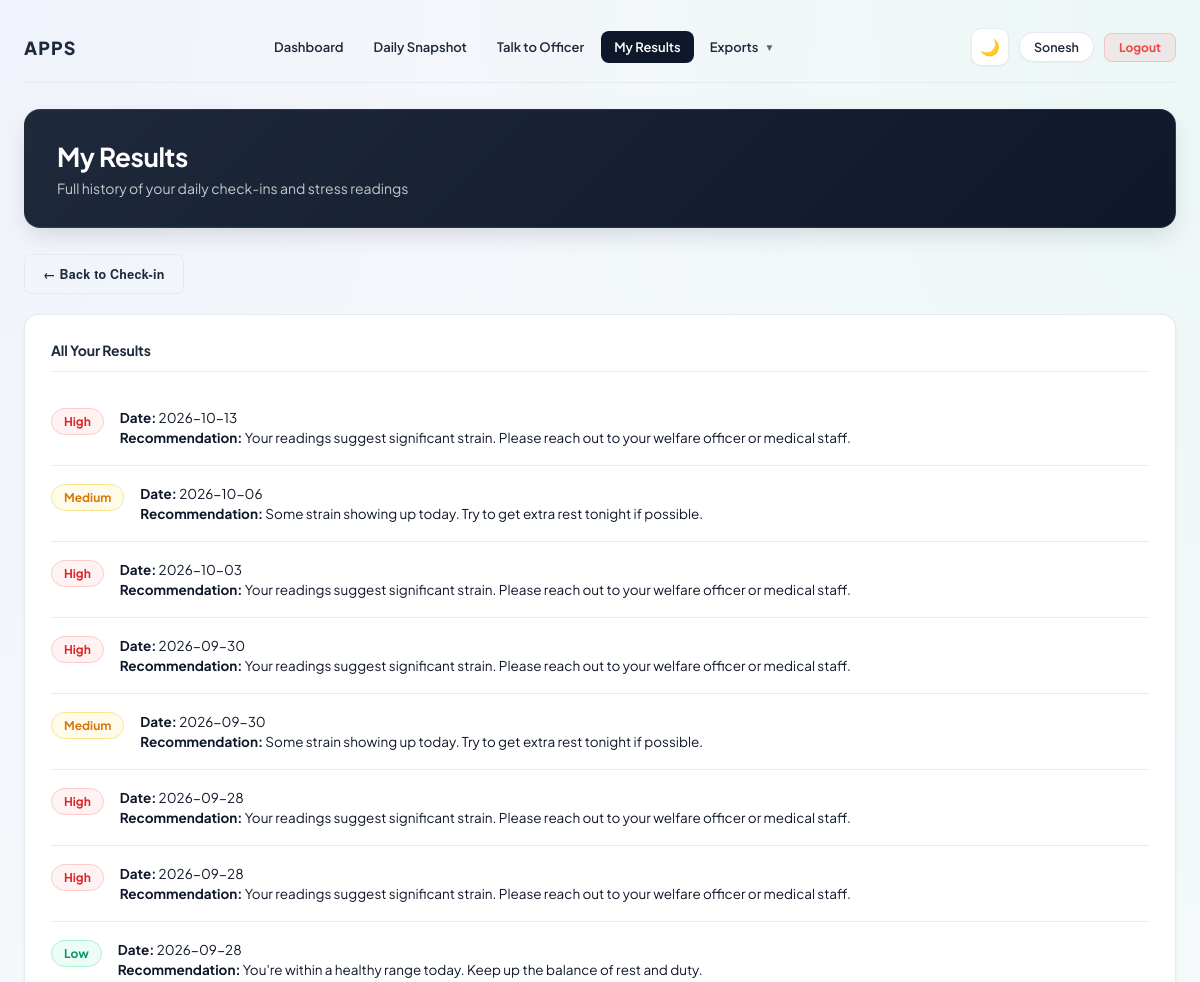
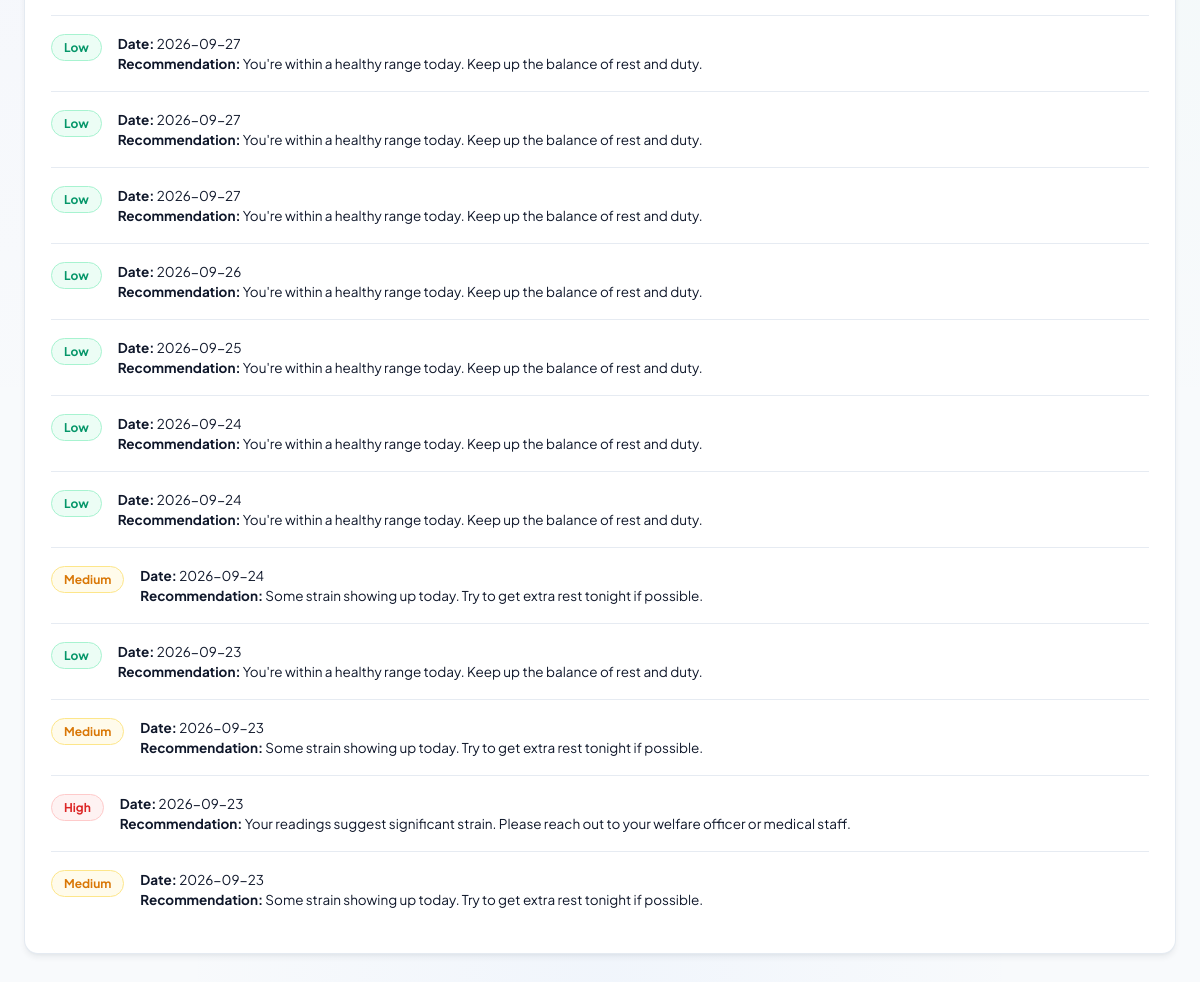
The app's page /results (signed in) with its own data (2 pictures, top to bottom).
### tables this page shows
CREATE TABLE DailyData (
            id INTEGER PRIMARY KEY AUTOINCREMENT,
            user_id INTEGER NOT NULL,
            date TEXT NOT NULL,
            sleep_hours REAL,
            duty_hours REAL,
            heart_rate INTEGER,
            mood_score INTEGER,
            stress_level TEXT,
            recommendation TEXT
        );

### app.py (the view)
@app.route("/results")
@role_required("personnel")
def results():
    conn = get_db()
    history = conn.execute(
        "SELECT * FROM DailyData WHERE user_id = ? ORDER BY date DESC, id DESC",
        (session["user_id"],)
    ).fetchall()
    conn.close()
    return render_template("results.html", user_name=session["user_name"], history=history)

### app.py (called while the page is built, shortened)
def get_db():
    conn = sqlite3.connect(DB_PATH, factory=SyncedConnection)
    conn.row_factory = sqlite3.Row
    return conn

def role_required(*roles):
    def decorator(view):
        @wraps(view)
        def wrapper(*args, **kwargs):
            if "user_id" not in session or session.get("role") not in roles:
                return redirect(url_for("login"))
            return view(*args, **kwargs)
        return wrapper
    return decorator

@app.before_request
def block_cross_site_posts():
    if request.method != "POST":
        return
    source = request.headers.get("Origin") or request.headers.get("Referer")
    if source:
        if urlparse(source).netloc != request.host:
            abort(403)

@app.after_request
def add_security_headers(resp):
    resp.headers.setdefault("X-Content-Type-Options", "nosniff")
    resp.headers.setdefault("X-Frame-Options", "SAMEORIGIN")
    resp.headers.setdefault("Referrer-Policy", "same-origin")
    if "user_id" in session:
        resp.headers["Cache-Control"] = "no-store"
    return resp

@app.context_processor
def inject_nav_counts():
    return {}

### templates/results.html (shortened to what this page needs)
<!DOCTYPE html>
<html lang="en">
<head>
<link rel="stylesheet" href="{{ url_for('static', filename='style.css') }}">
</head>
<body>
<div class="wrap">
  {% include "_header.html" %}
  <div class="welcome-banner">
    <h2>My Results</h2>
    <p>Full history of your daily check-ins and stress readings</p>
  </div>
  <div style="margin-bottom:20px;">
    <a href="/dashboard" style="display:inline-flex; align-items:center; gap:6px; padding:10px 18px; background:transparent; color:var(--steel-deep); border:1.5px solid var(--line); border-radius:7px; font-family:'Helvetica Neue', Arial, sans-serif; font-weight:600; font-size:12.5px; letter-spacing:0.02em; text-decoration:none; transition: background 0.2s ease, border-color 0.2s ease;" onmouseover="this.style.background='var(--card)'; this.style.borderColor='var(--steel-deep)';" onmouseout="this.style.background='transparent'; this.style.borderColor='var(--line)';">&larr; Back to Check-in</a>
  </div>
  <div class="card">
    <h3>All Your Results</h3>
    {% if history %}
      {% for entry in history %}
        <div class="result-entry">
          <span class="result-badge badge-{{ entry.stress_level|lower }}">{{ entry.stress_level }}</span>
          <div class="result-text">
            <p><b>Date:</b> {{ entry.date }}</p>
            <p><b>Recommendation:</b> {{ entry.recommendation }}</p>
          </div>
        </div>
      {% endfor %}
    {% endif %}
  </div>
</div>
</body>
</html>

### static/style.css (style rules this page uses)
:root { --ink: #0f172a; --paper: #f8fafc; --steel: #64748b; --steel-deep: #1e293b; --primary: #2563eb; --primary-hover: #1d4ed8; --signal-low: #10b981; --signal-med: #f59e0b; --signal-high: #ef4444; --line: rgba(226, 232, 240, 0.85); --card: #ffffff; --radius: 14px; --radius-sm: 9px; --shadow-sm: 0 1px 2px 0 rgba(0, 0, 0, 0.05); --shadow-md: 0 4px 6px -1px rgba(15, 23, 42, 0.07), 0 2px 4px -2px rgba(15, 23, 42, 0.05); --shadow-lg: 0 10px 25px -3px rgba(15, 23, 42, 0.08), 0 4px 6px -4px rgba(15, 23, 42, 0.04); }
* { box-sizing: border-box; }
html, body { margin: 0; padding: 0; scroll-behavior: smooth; }
body { background: radial-gradient(at 0% 0%, rgba(99, 102, 241, 0.05) 0px, transparent 50%), radial-gradient(at 100% 0%, rgba(16, 185, 129, 0.05) 0px, transparent 50%), radial-gradient(at 50% 100%, rgba(59, 130, 246, 0.04) 0px, transparent 50%), #f8fafc; background-attachment: fixed; color: var(--ink); font-family: 'Plus Jakarta Sans', -apple-system, BlinkMacSystemFont, 'Segoe UI', Roboto, Helvetica, Arial, sans-serif; min-height: 100vh; -webkit-font-smoothing: antialiased; -moz-osx-font-smoothing: grayscale; }
a { color: var(--primary); text-decoration: none; transition: color 0.15s ease; }
.wrap { width: 100%; max-width: 1240px; margin: 0 auto; padding: 28px 24px 80px; box-sizing: border-box; }
.card { background: #ffffff; border: 1px solid rgba(226, 232, 240, 0.9); border-radius: var(--radius); padding: 26px; box-shadow: var(--shadow-md); transition: box-shadow 0.2s ease; }
.card h3 { font-family: 'Plus Jakarta Sans', sans-serif; font-size: 14px; color: var(--steel-deep); margin: 0 0 18px; font-weight: 700; letter-spacing: -0.01em; border-bottom: 1px solid var(--line); padding-bottom: 12px; }
.result-badge { display: inline-block; font-family: 'Plus Jakarta Sans', sans-serif; font-size: 12px; font-weight: 700; padding: 5px 12px; border-radius: 20px; margin-bottom: 10px; }
.badge-low { background: #ecfdf5; color: #059669; border: 1px solid #a7f3d0; }
.badge-medium { background: #fffbeb; color: #d97706; border: 1px solid #fde68a; }
.badge-high { background: #fef2f2; color: #dc2626; border: 1px solid #fecaca; }
.result-entry { padding: 16px 0; margin-bottom: 0; border-bottom: 1px solid var(--line); display: flex; gap: 16px; align-items: flex-start; }
.result-entry:last-child { border-bottom: none; }
.result-entry .result-badge { flex-shrink: 0; margin-bottom: 0; margin-top: 2px; }
.result-entry .result-text { flex: 1; }
.result-entry .result-text p { margin: 3px 0; font-size: 13.5px; }
.welcome-banner { background: linear-gradient(135deg, #1e293b 0%, #0f172a 100%); border-radius: 16px; padding: 30px 32px; margin-bottom: 26px; color: #ffffff; box-shadow: 0 10px 25px -5px rgba(15, 23, 42, 0.15); border: 1px solid rgba(255, 255, 255, 0.08); }
.welcome-banner h2 { font-size: 26px; font-weight: 700; margin: 0 0 6px; letter-spacing: -0.015em; color: #ffffff; }
.welcome-banner p { font-family: 'Plus Jakarta Sans', sans-serif; font-size: 14px; margin: 0; color: rgba(255, 255, 255, 0.75); }
*, *::before, *::after { box-sizing: border-box; }
html, body { max-width: 100%; overflow-x: hidden; -webkit-text-size-adjust: 100%; }

### records on screen
DailyData: stress_level "High", date "2026-10-13", recommendation "Your readings suggest significant strain. Please reach out to your welfare officer or medical staff."
DailyData: stress_level "Medium", date "2026-10-06", recommendation "Some strain showing up today. Try to get extra rest tonight if possible."
DailyData: stress_level "High", date "2026-10-03", recommendation "Your readings suggest significant strain. Please reach out to your welfare officer or medical staff."
DailyData: stress_level "High", date "2026-09-30", recommendation "Your readings suggest significant strain. Please reach out to your welfare officer or medical staff."
DailyData: stress_level "Medium", date "2026-09-30", recommendation "Some strain showing up today. Try to get extra rest tonight if possible."
DailyData: stress_level "High", date "2026-09-28", recommendation "Your readings suggest significant strain. Please reach out to your welfare officer or medical staff."
DailyData: stress_level "High", date "2026-09-28", recommendation "Your readings suggest significant strain. Please reach out to your welfare officer or medical staff."
DailyData: stress_level "Low", date "2026-09-28", recommendation "You're within a healthy range today. Keep up the balance of rest and duty."
DailyData: stress_level "Low", date "2026-09-27", recommendation "You're within a healthy range today. Keep up the balance of rest and duty."
DailyData: stress_level "Low", date "2026-09-27", recommendation "You're within a healthy range today. Keep up the balance of rest and duty."
DailyData: stress_level "Low", date "2026-09-27", recommendation "You're within a healthy range today. Keep up the balance of rest and duty."
DailyData: stress_level "Low", date "2026-09-26", recommendation "You're within a healthy range today. Keep up the balance of rest and duty."
DailyData: stress_level "Low", date "2026-09-25", recommendation "You're within a healthy range today. Keep up the balance of rest and duty."
DailyData: stress_level "Low", date "2026-09-24", recommendation "You're within a healthy range today. Keep up the balance of rest and duty."
DailyData: stress_level "Low", date "2026-09-24", recommendation "You're within a healthy range today. Keep up the balance of rest and duty."
DailyData: stress_level "Medium", date "2026-09-24", recommendation "Some strain showing up today. Try to get extra rest tonight if possible."
DailyData: stress_level "Low", date "2026-09-23", recommendation "You're within a healthy range today. Keep up the balance of rest and duty."
DailyData: stress_level "Medium", date "2026-09-23", recommendation "Some strain showing up today. Try to get extra rest tonight if possible."
DailyData: stress_level "High", date "2026-09-23", recommendation "Your readings suggest significant strain. Please reach out to your welfare officer or medical staff."
DailyData: stress_level "Medium", date "2026-09-23", recommendation "Some strain showing up today. Try to get extra rest tonight if possible."

### other values on screen
{{ session.get('user_name') }} "Sonesh"
